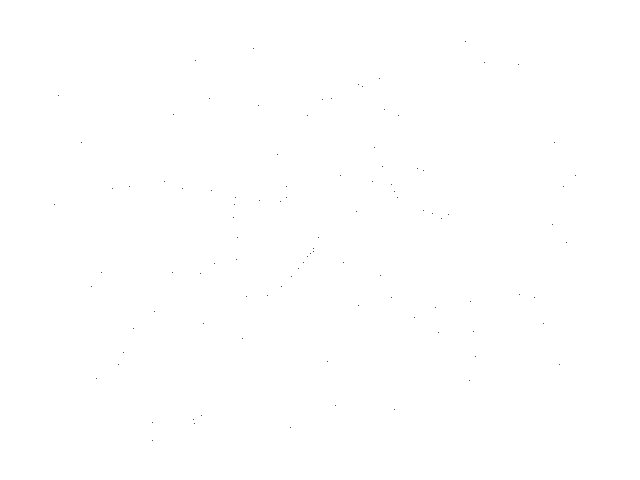
Frame 1 (no input)
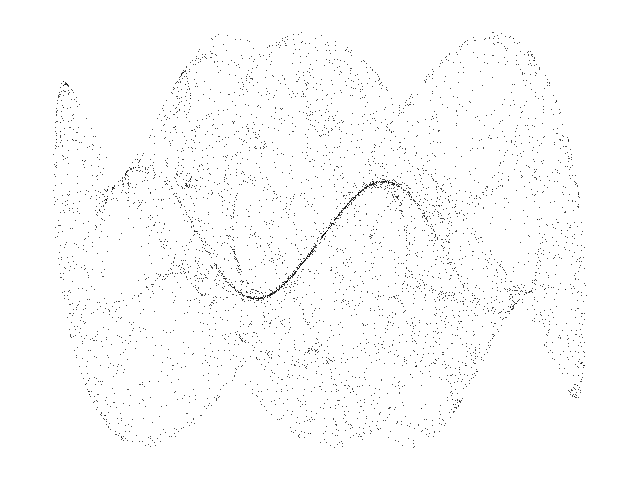
Frame 60 (the mouse pressed at the canvas centre just before this capture)
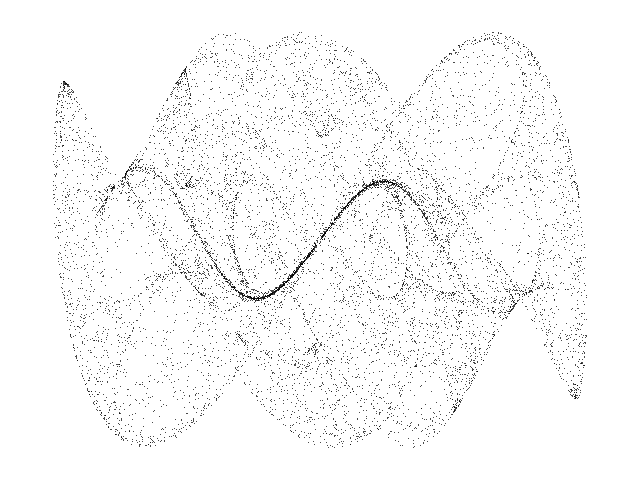
Frame 120 (the mouse held since frame 60 and released just before this capture)

The Processing sketch that drew these frames (run headless with seeded random() and noise(); from frame 60 on, the mouse is pressed at the canvas centre):

// Processing sketch: Dream_C
// ── Dream_C.pde
// Fractal-Dream C chaotic map //

  float x = 1.0;
  float y = 1.0;
  float a = -2.8276;
  float b = 1.2813;
  float c = 1.9655;
  float d = 0.597;


void setup() {
  
  size(640,480);
  background(255);
  
}


void draw() {
  
  for (int i=0; i<100; i++) {
    
    float nx = x;
    float ny = y;
     
    x = sin(ny * b) + c * sin(nx * b);
    y = sin(nx * a) + d * sin(ny * a);

    point(320 + (90 * x), 240 + (130 * y));
        
  }

}
